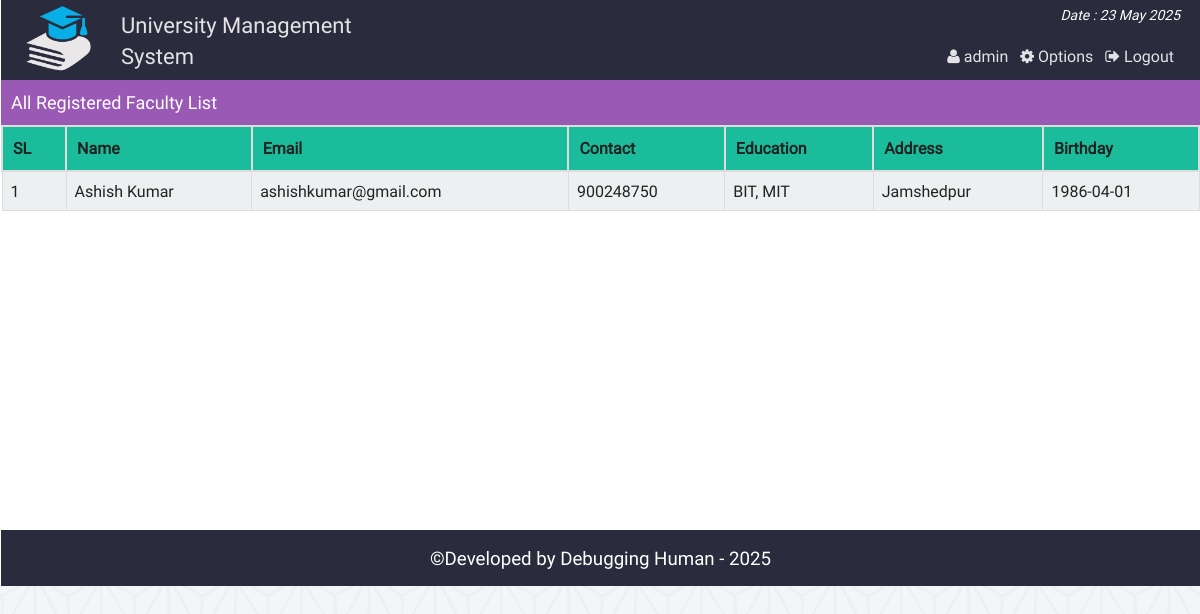
/admin_all_faculty.php (signed in), run on the app's committed database.
### tables this page shows
CREATE TABLE `faculty` (
  `id` int(11) NOT NULL,
  `username` varchar(15) NOT NULL,
  `password` varchar(50) NOT NULL,
  `name` varchar(30) NOT NULL,
  `email` varchar(100) NOT NULL,
  `birthday` date DEFAULT NULL,
  `gender` varchar(10) NOT NULL,
  `education` varchar(100) DEFAULT NULL,
  `contact` int(100) DEFAULT NULL,
  `address` varchar(255) DEFAULT NULL
);

### php/functions.php (called while the page is built, shortened)
<?php
class login_registration_class{
	public function get_faculty(){
		global $conn;
		$sql = "select * from faculty order by id ASC";
		$result = $conn->query($sql);
		return $result;
	}
};
?>

### admin_all_faculty.php (the view, shortened to what this page needs)
<?php
	require "php/config.php";
	require_once "php/functions.php";
	$user = new login_registration_class();
?>
<?php
include "php/headertop_admin.php";
?>
<div class="all_student">
	<div class="search_st">
		<div class="hdinfo"><h3>All Registered Faculty List</h3></div>
	</div>
		<table class="tab_one">
			<tr>
				<th>SL</th>
				<th>Name</th>
				<th>Email</th>
				<th>Contact</th>
				<th>Education</th>
				<th>Address</th>
				<th>Birthday</th>
			</tr>
			<?php
			$i=0;
				$alluser =$user->get_faculty();
				while($rows = $alluser->fetch_assoc()){
				$i++;
			?>
			<tr>
				<td><?php echo $i; ?></td>
				<td><?php echo $rows['name'];?></td>
				<td><?php echo $rows['email'];?></td>
				<td><?php echo $rows['contact'];?></td>
				<td><?php echo $rows['education'];?></td>
				<td><?php echo $rows['address'];?></td>
				<td><?php echo $rows['birthday'];?></td>
			</tr>
			<?php } ?>
		</table>
</div>
<?php include "php/footerbottom.php";?>

### css/main.css (style rules this page uses)
html { color: #222; font-size: 1em; line-height: 1.4; }
body { font-family:roboto !important; background:url(../img/ptrn.png) repeat fixed; }
.st_reg th, td { padding: 8px; }
table.tab_one { width:100%; }
table.tab_one th { background:#1abc9c; padding:10px; font-weight:bold; text-align:left; }
table.tab_one td { border:1px solid #ddd; padding:8px; }
table.tab_one tr:nth-child(odd) { background:#ddd; }
table.tab_one tr:nth-child(even) { background:#ecf0f1; }
.all_student { min-height:450px; }
.search_st { background:#9b59b6; height:45px; }
.hdinfo { float:left; width:500px; }
.hdinfo h3 { font-size:18px; color:#fff; padding:10px; margin:0; font-weight:normal; }
table.att_tab tr,td,th { border:2px solid #ddd; border-collapse:collapse; padding:8px; }

### data on the page
faculty: name "Ashish Kumar", email "ashishkumar@gmail.com", contact "900248750", education "BIT, MIT", address "Jamshedpur", birthday "1986-04-01"

### other printed values
$admin_name "admin"
